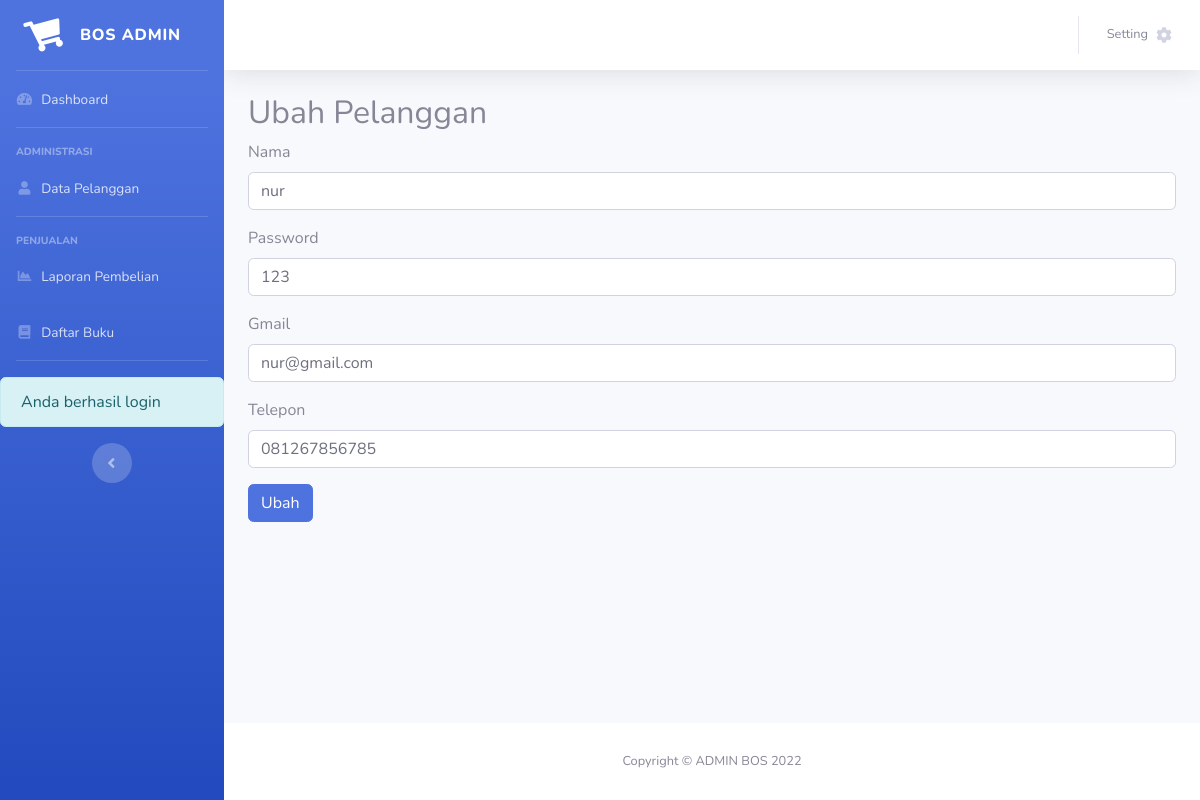
The app's page /admin/index.php?hal=ubahpelanggan&id=1 (signed in) with its own data.
### tables this page shows
CREATE TABLE `pelanggan` (
  `id_pelanggan` int(11) NOT NULL,
  `gmail_pelanggan` varchar(100) NOT NULL,
  `password_pelanggan` varchar(50) NOT NULL,
  `nama_pelanggan` varchar(100) NOT NULL,
  `telepon_pelanggan` varchar(25) NOT NULL
);

### admin/ubahpelanggan.php (the view, shortened to what this page needs)
<h2>Ubah Pelanggan</h2>
<?php
$ambil = $koneksi->query("SELECT * FROM pelanggan WHERE id_pelanggan='$_GET[id];'");
$pecah = $ambil->fetch_assoc();
?>
<form method="post">
    <div class="form-group">
        <label>Nama</label>
        <input type="text" class="form-control" name="nama" value="<?php echo $pecah['nama_pelanggan']; ?>">
    </div>
    <div class="form-group">
        <label>Password</label>
        <input type="text" class="form-control" name="password" value="<?php echo $pecah['password_pelanggan']; ?>">
    </div>
    <div class="form-group">
        <label>Gmail</label>
        <input type="text" class="form-control" name="gmail" value="<?php echo $pecah['gmail_pelanggan']; ?>">
    </div>
    <div class="form-group">
        <label>Telepon</label>
        <input type="text" class="form-control" name="telepon" value="<?php echo $pecah['telepon_pelanggan']; ?>">
    </div>
    <button class="btn btn-primary" name="ubah">Ubah</button>
</form>

### records on screen
pelanggan: nama "nur", password "123", gmail "nur@gmail.com", telepon "081267856785"

### other values on screen
$_SESSION['pesan'] "Anda berhasil login"
